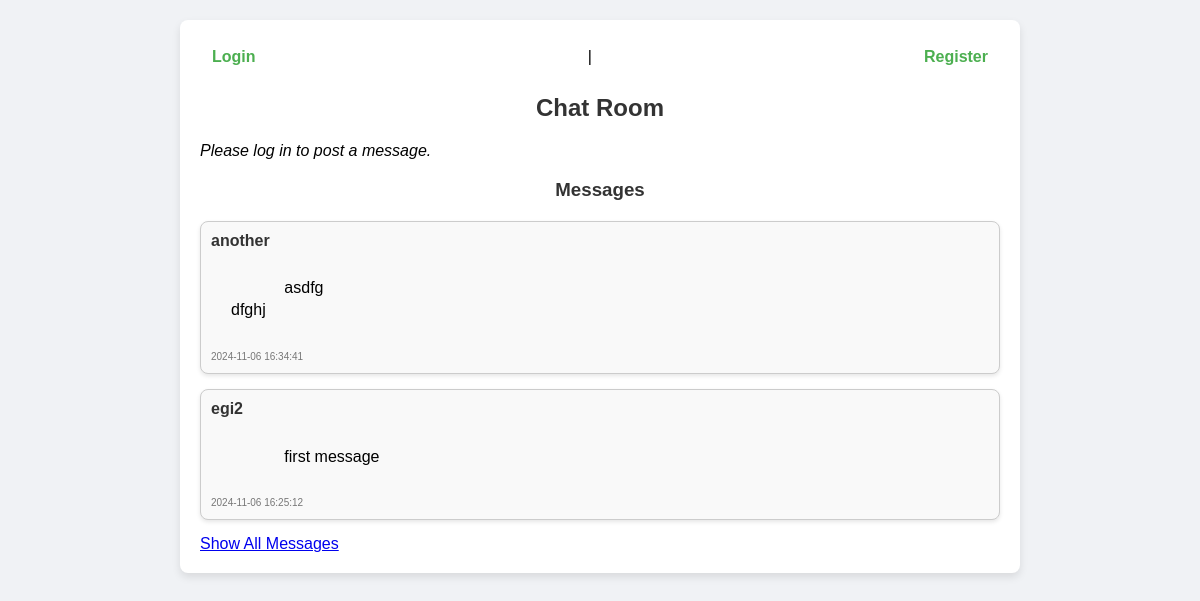
Before: /chat with the older database file.
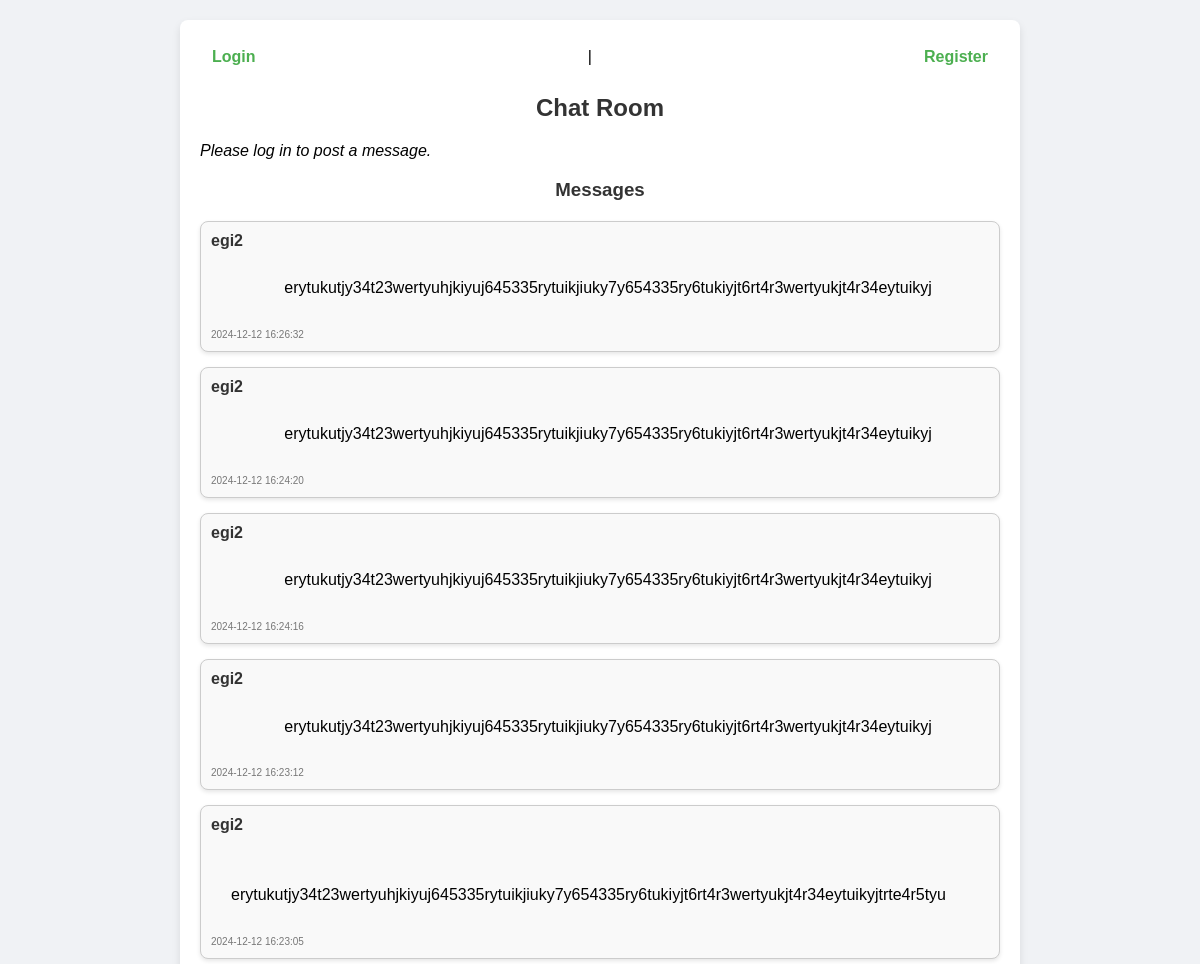
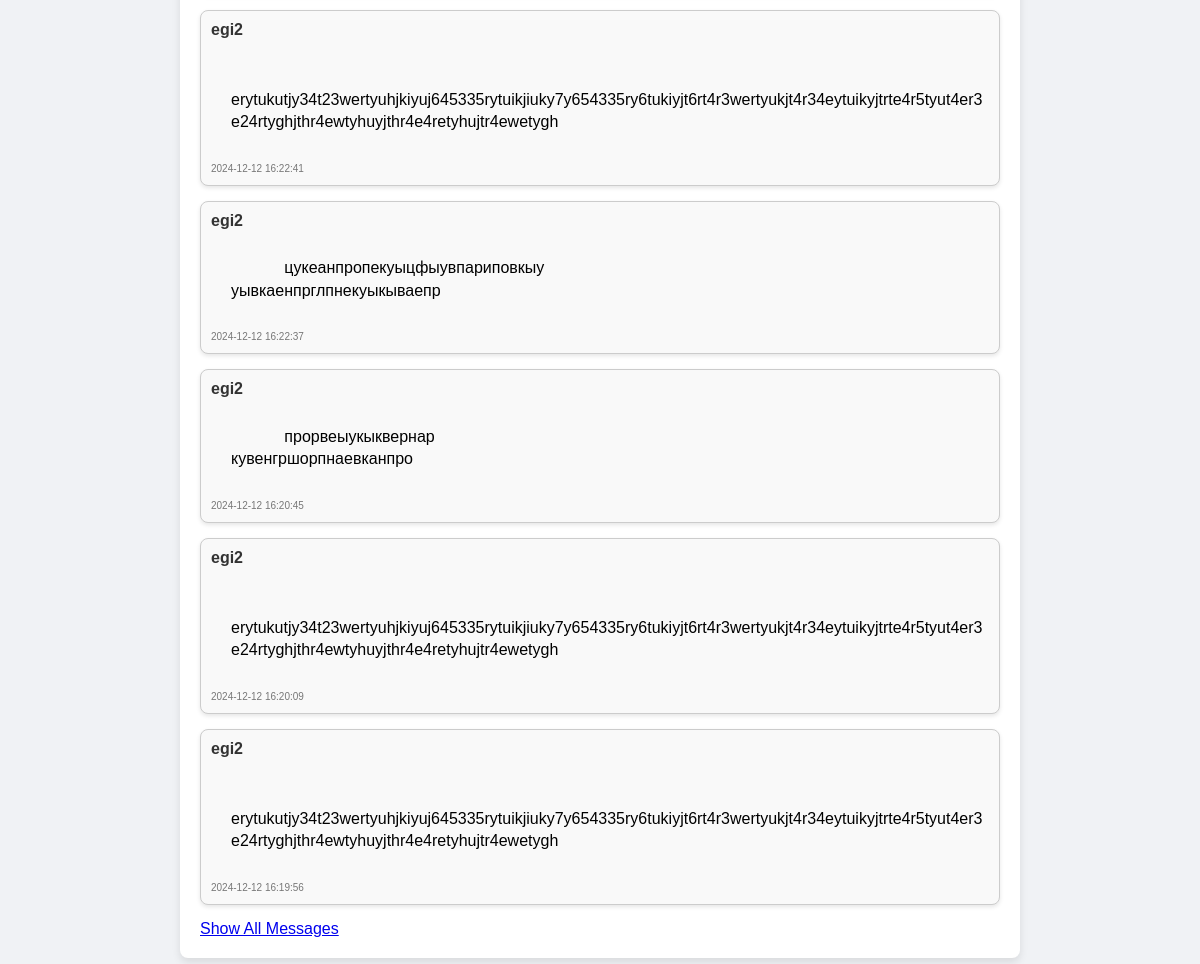
After: the same page with the newer database file (2 pictures, top to bottom).
### models.py (models this page shows)
class Message(db.Model):
    __tablename__ = 'messages'
    id = db.Column(db.Integer, primary_key=True)
    user_id = db.Column(db.Integer, db.ForeignKey('users.id'), nullable=False)
    content = db.Column(db.Text, nullable=False)
    timestamp = db.Column(db.DateTime, default=datetime.utcnow)
    visible = db.Column(db.Boolean, default=True)
    user = db.relationship('User', backref=db.backref('messages', lazy=True))

class User(db.Model):
    __tablename__ = 'users'
    id = db.Column(db.Integer, primary_key=True)
    username = db.Column(db.String(150), unique=True, nullable=False)
    password = db.Column(db.String(150), nullable=False)

### app.py (the view, shortened to what this page needs)
@app.route('/chat', methods=['GET', 'POST'])
def chat():
    user_logged_in = 'user_id' in session
    messages_limit = 10
    search_query = request.args.get('search')
    if search_query:
        search_terms = search_query.split()
        filters = [Message.content.ilike(f'%{term}%') for term in search_terms]
        messages = Message.query.filter(Message.visible.is_(True), *filters).order_by(Message.id.desc()).limit(messages_limit).all()
        log_user_action("Searched the message")
    else:
        messages = Message.query.filter_by(visible=True).order_by(Message.id.desc()).limit(messages_limit).all()
    show_all = 'show_all' in request.args
    if show_all:
        messages = Message.query.filter_by(visible=True).order_by(Message.id.desc()).all()
    log_user_action("Viewed the chat")
    return render_template(
        'chat.html',
        messages=messages,
        search_query=search_query,
        user_logged_in=user_logged_in,
        error_message=None,
        show_all=show_all
    )

### app.py (called while the page is built)
def log_user_action(action):
    username = session.get("username", "anonymous")
    if session.get("is_admin"):
        return
    user_logger.info(f"User: {username}, Action: {action}")

### templates/chat.html (shortened to what this page needs)
{% extends "base.html" %}
{% block content %}
  <div class="header">
    {% if user_logged_in %}
      <p>Logged in as: <strong>{{ session.get('username') }}</strong></p>
      <a href="{{ url_for('logout') }}" class="logout-button">Logout</a>
      {% if session.get('is_admin') %}
        <a href="{{ url_for('admin_messages') }}" class="admin-button">Go to Admin Panel</a>
      {% endif %}
    {% else %}
      <a href="{{ url_for('login') }}">Login</a> |
      <a href="{{ url_for('register') }}">Register</a>
    {% endif %}
  </div>
  <h2>Chat Room</h2>
  {% if user_logged_in %}
    <div class="send-message-section">
      <form method="POST">
          <textarea name="content" rows="3" cols="40" placeholder="Write a message..."></textarea>
          <input type="submit" value="Send">
      </form>
    </div>
  {% else %}
    <p><em>Please log in to post a message.</em></p>
  {% endif %}
  <h3>Messages</h3>
  <div class="messages">
    {% if messages %}
      {% for message in messages %}
        <div class="message">
          <div class="message-user">
            <strong>{{ message.user.username }}</strong>
          </div>
          <div class="message-content">
            {{ message.content }}
          </div>
          <div class="message-timestamp">
            <small>{{ message.timestamp.strftime('%Y-%m-%d %H:%M:%S') }}</small>
          </div>
        </div>
      {% endfor %}
    {% else %}
      <p>No messages found.</p>
    {% endif %}
  </div>
  {% if not show_all %}
    <div class="show-all-button">
      <a href="{{ url_for('chat', show_all=True) }}" class="btn">Show All Messages</a>
    </div>
  {% endif %}
{% endblock %}

Changed rows visible on the page:
no longer on this page (row edited): Message: user.username "another", content "asdfg dfghj", timestamp "2024-11-06 16:34:41"
no longer on this page (row edited): Message: user.username "egi2", content "first message", timestamp "2024-11-06 16:25:12"
added Message: user.username "egi2", content "erytukutjy34t23wertyuhjkiyuj645335rytuikjiuky7y654335ry6tukiyjt6rt4r3wertyukjt4r34eytuikyj", timestamp "2024-12-12 16:26:32"
added Message: user.username "egi2", content "erytukutjy34t23wertyuhjkiyuj645335rytuikjiuky7y654335ry6tukiyjt6rt4r3wertyukjt4r34eytuikyj", timestamp "2024-12-12 16:24:20"
added Message: user.username "egi2", content "erytukutjy34t23wertyuhjkiyuj645335rytuikjiuky7y654335ry6tukiyjt6rt4r3wertyukjt4r34eytuikyj", timestamp "2024-12-12 16:24:16"
added Message: user.username "egi2", content "erytukutjy34t23wertyuhjkiyuj645335rytuikjiuky7y654335ry6tukiyjt6rt4r3wertyukjt4r34eytuikyj", timestamp "2024-12-12 16:23:12"
added Message: user.username "egi2", content "erytukutjy34t23wertyuhjkiyuj645335rytuikjiuky7y654335ry6tukiyjt6rt4r3wertyukjt4r34eytuikyjtrte4r5tyu", timestamp "2024-12-12 16:23:05"
added Message: user.username "egi2", content "erytukutjy34t23wertyuhjkiyuj645335rytuikjiuky7y654335ry6tukiyjt6rt4r3wertyukjt4r34eytuikyjtrte4r5tyut4er3e24rtyghjthr4ewtyhuyjthr4e4retyhujtr4ewetygh", timestamp "2024-12-12 16:22:41"
added Message: user.username "egi2", content "цукеанпропекуыцфыувпариповкыу уывкаенпрглпнекуыкываепр", timestamp "2024-12-12 16:22:37"
added Message: user.username "egi2", content "прорвеыукыквернар кувенгршорпнаевканпро", timestamp "2024-12-12 16:20:45"
added Message: user.username "egi2", content "erytukutjy34t23wertyuhjkiyuj645335rytuikjiuky7y654335ry6tukiyjt6rt4r3wertyukjt4r34eytuikyjtrte4r5tyut4er3e24rtyghjthr4ewtyhuyjthr4e4retyhujtr4ewetygh", timestamp "2024-12-12 16:20:09"
added Message: user.username "egi2", content "erytukutjy34t23wertyuhjkiyuj645335rytuikjiuky7y654335ry6tukiyjt6rt4r3wertyukjt4r34eytuikyjtrte4r5tyut4er3e24rtyghjthr4ewtyhuyjthr4e4retyhujtr4ewetygh", timestamp "2024-12-12 16:19:56"
